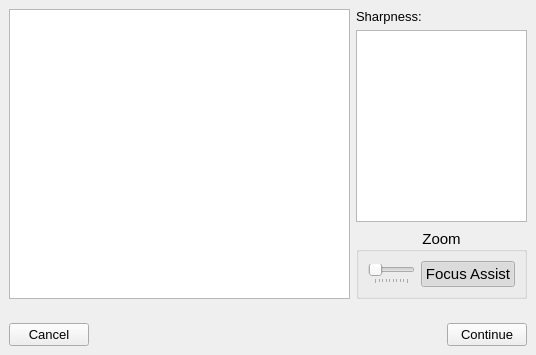
                 <widget class="QWidget" name="focusStep1">
                  <layout class="QVBoxLayout" name="verticalLayout_13">
                   <property name="leftMargin">
                    <number>0</number>
                   </property>
                   <property name="topMargin">
                    <number>0</number>
                   </property>
                   <property name="rightMargin">
                    <number>0</number>
                   </property>
                   <property name="bottomMargin">
                    <number>0</number>
                   </property>
                   <item>
                    <widget class="QWidget" name="focusStep1Main" native="true">
                     <property name="sizePolicy">
                      <sizepolicy hsizetype="Preferred" vsizetype="Preferred">
                       <horstretch>0</horstretch>
                       <verstretch>8</verstretch>
                      </sizepolicy>
                     </property>
                     <layout class="QGridLayout" name="gridLayout_8">
                      <item row="0" column="0">
                       <widget class="QGraphicsView" name="focusView">
                        <property name="sizePolicy">
                         <sizepolicy hsizetype="Expanding" vsizetype="Expanding">
                          <horstretch>2</horstretch>
                          <verstretch>0</verstretch>
                         </sizepolicy>
                        </property>
                       </widget>
                      </item>
                      <item row="0" column="1">
                       <widget class="QWidget" name="focusStep1Zooms" native="true">
                        <property name="sizePolicy">
                         <sizepolicy hsizetype="Preferred" vsizetype="Preferred">
                          <horstretch>1</horstretch>
                          <verstretch>0</verstretch>
                         </sizepolicy>
                        </property>
                        <layout class="QVBoxLayout" name="verticalLayout_15">
                         <property name="leftMargin">
                          <number>0</number>
                         </property>
                         <property name="topMargin">
                          <number>0</number>
                         </property>
                         <property name="rightMargin">
                          <number>0</number>
                         </property>
                         <property name="bottomMargin">
                          <number>0</number>
                         </property>
                         <item>
                          <widget class="QLabel" name="focusStep1Sharpness">
                           <property name="font">
                            <font>
                             <pointsize>10</pointsize>
                            </font>
                           </property>
                           <property name="text">
                            <string>Sharpness:</string>
                           </property>
                          </widget>
                         </item>
                         <item>
                          <widget class="QGraphicsView" name="focusStep1Zoom1View">
                           <property name="sizePolicy">
                            <sizepolicy hsizetype="Expanding" vsizetype="Expanding">
                             <horstretch>0</horstretch>
                             <verstretch>0</verstretch>
                            </sizepolicy>
                           </property>
                          </widget>
                         </item>
                         <item>
                          <widget class="QGroupBox" name="zoombox">
                           <property name="font">
                            <font>
                             <pointsize>11</pointsize>
                            </font>
                           </property>
                           <property name="title">
                            <string>Zoom</string>
                           </property>
                           <property name="alignment">
                            <set>Qt::AlignCenter</set>
                           </property>
                           <layout class="QHBoxLayout" name="horizontalLayout_31">
                            <item>
                             <widget class="QSlider" name="focusZoomFactor">
                              <property name="cursor">
                               <cursorShape>PointingHandCursor</cursorShape>
                              </property>
                              <property name="minimum">
                               <number>1</number>
                              </property>
                              <property name="maximum">
                               <number>10</number>
                              </property>
                              <property name="value">
                               <number>1</number>
                              </property>
                              <property name="sliderPosition">
                               <number>1</number>
                              </property>
                              <property name="orientation">
                               <enum>Qt::Horizontal</enum>
                              </property>
                              <property name="tickPosition">
                               <enum>QSlider::TicksBelow</enum>
                              </property>
                              <property name="tickInterval">
                               <number>1</number>
                              </property>
                             </widget>
                            </item>
                            <item>
                             <widget class="QPushButton" name="focusAssistToggle">
                              <property name="cursor">
                               <cursorShape>PointingHandCursor</cursorShape>
                              </property>
                              <property name="text">
                               <string>Focus Assist</string>
                              </property>
                              <property name="checkable">
                               <bool>true</bool>
                              </property>
                              <property name="checked">
                               <bool>true</bool>
                              </property>
                             </widget>
                            </item>
                           </layout>
                          </widget>
                         </item>
                        </layout>
                       </widget>
                      </item>
                     </layout>
                    </widget>
                   </item>
                   <item>
                    <widget class="QWidget" name="focusStep1Bar" native="true">
                     <property name="sizePolicy">
                      <sizepolicy hsizetype="Preferred" vsizetype="Preferred">
                       <horstretch>0</horstretch>
                       <verstretch>1</verstretch>
                      </sizepolicy>
                     </property>
                     <layout class="QHBoxLayout" name="horizontalLayout_10">
                      <item>
                       <widget class="QPushButton" name="focusCancelButton">
                        <property name="font">
                         <font>
                          <pointsize>10</pointsize>
                         </font>
                        </property>
                        <property name="text">
                         <string>Cancel</string>
                        </property>
                       </widget>
                      </item>
                      <item>
                       <spacer name="horizontalSpacer_9">
                        <property name="orientation">
                         <enum>Qt::Horizontal</enum>
                        </property>
                        <property name="sizeHint" stdset="0">
                         <size>
                          <width>296</width>
                          <height>20</height>
                         </size>
                        </property>
                       </spacer>
                      </item>
                      <item>
                       <widget class="QPushButton" name="focusContinueButton">
                        <property name="sizePolicy">
                         <sizepolicy hsizetype="Minimum" vsizetype="Fixed">
                          <horstretch>0</horstretch>
                          <verstretch>0</verstretch>
                         </sizepolicy>
                        </property>
                        <property name="font">
                         <font>
                          <pointsize>10</pointsize>
                         </font>
                        </property>
                        <property name="text">
                         <string>Continue</string>
                        </property>
                       </widget>
                      </item>
                     </layout>
                    </widget>
                   </item>
                  </layout>
                 </widget>
